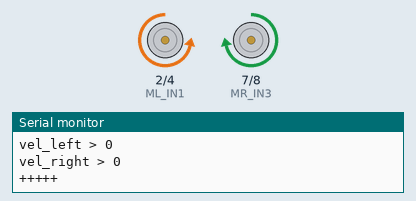
The sketch below on a simulated Arduino Uno, built with avr-gcc and run on an emulated ATmega328P. Parts: motor-driver pin pairs drawn as motors (green arrow = first pin HIGH = forward, orange = second pin HIGH = backward, longer = more drive, scaled by the enable pin), the last lines printed to the serial monitor.

Above: at 2.5 s.
At 5.5 s:
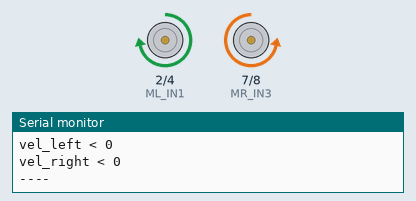
Timing chart, 0 to 20.5 s (numbered marks = the images above):
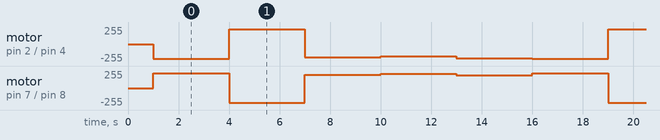

Measured:
- by itself, motor on pin 7 (MR_IN3) / pin 8 (MR_IN4): repeats every 15.0 s: backward 220/255 3.0 s, forward 200/255 3.0 s, forward 215/255 3.0 s, forward 190/255 3.0 s, forward 220/255 3.0 s
- by itself, motor on pin 2 (ML_IN1) / pin 4 (ML_IN2): repeats every 15.0 s: forward 220/255 3.0 s, backward 200/255 3.0 s, backward 185/255 3.0 s, backward 210/255 3.0 s, backward 220/255 3.0 s

The sketch:

project2_base_code.ino
```cpp
// ========================================================
// File Name: project2_base_code_1.ino
// Discription:
// AUE853 Projet 2: Autonous Boat Naviagation
// This artuino script is used to demo the basic movement
// of a boat which is configurated as a differential drive
// Author: Max, Yi
// Date: 11/11/2016
// Version: 1.0
//=========================================================

//=========================================================
// Import library
// For our motor driver, we only use the build in libarary
// of Arduino

//=========================================================
// Declare object
// For our motor driver, we only use the build in libarary
// of Arduino

//=========================================================
// Pin definition
// Pins for motor control
// The 6 pins of motor control are  defined here, you need
// to change the value to meet your hardware configuration
// Note: The enable pins of both motors must be a PWM pin
// Others can be normal Digital I/O pin.
#define ML_IN1 2   // For Motor 1 direction
#define ML_IN2 4   // For Motor 1 direction
#define ML_EN 3    // For Motor 1 speed
#define MR_IN3 7   // For Motor 2 direction
#define MR_IN4 8   // For Motor 2 direction
#define MR_EN 6    // For Motor 2 speed

//=========================================================
// Constant definition
// Index of motor
#define MOTOR_LEFT 1
#define MOTOR_RIGHT 2
// Set a limit for velocity and omega
#define OMEGA_LIMIT 20
#define VEL_LIMIT 235

// Control frequency
#define CONTROL_FREQ 20

//=========================================================.
// Global variables

//=========================================================
// User define functions
void set_motor_speed(int motor, int speed) {
  // The motor left and motor right are used as variables
  // here, but you should change either the code or your
  // hardware configuration to make the code match the
  // hardware


  // Set direction and speed for certain motor.
  // constrain speed into [0, 255]
  int vel_cmd = constrain(abs(speed), 0, 255);
  if (motor == MOTOR_LEFT){
    if (speed > 0) {
      // Turn the motor in one direction
      digitalWrite(ML_IN1, LOW);
      digitalWrite(ML_IN2, HIGH);
      analogWrite(ML_EN, vel_cmd);
      Serial.println("vel_left > 0");
    }
    else if (speed < 0) {
      // Turn the motor in another direction
      digitalWrite(ML_IN1, HIGH);
      digitalWrite(ML_IN2, LOW);
      analogWrite(ML_EN, vel_cmd);
      Serial.println("vel_left < 0");
    }
    else
    {
      // Stop the motor
      digitalWrite(ML_IN1, LOW);
      digitalWrite(ML_IN2, LOW);
      analogWrite(ML_EN, 0);
      Serial.println("vel_left = 0");

    }
  }
  else if (motor == MOTOR_RIGHT){
    if (speed > 0) {
      // Turn the motor in one direction
      digitalWrite(MR_IN3, HIGH);
      digitalWrite(MR_IN4, LOW);
      analogWrite(MR_EN,vel_cmd);
      Serial.println("vel_right > 0");
    }
    else if (speed < 0) {
      // Turn the motor in another direction
      digitalWrite(MR_IN3, LOW);
      digitalWrite(MR_IN4, HIGH);
      analogWrite(ML_EN,  vel_cmd);
      Serial.println("vel_right < 0");
    }
    else
    {
      // Stop the motor
      digitalWrite(MR_IN3, LOW);
      digitalWrite(MR_IN4, LOW);
      analogWrite(MR_EN, 0);
      Serial.println("vel_right = 0");

    }
  }
}

void set_boat_move(int vel, int omega){
  // This function is called to set the
  // linear and angular velocity of the
  // boat. You cna find the nutural position
  // of your boat by tuning the v and omega.

  // Linear and anglular velocity
  int v=constrain(vel, -VEL_LIMIT, VEL_LIMIT);
  int w=constrain(omega, -OMEGA_LIMIT, OMEGA_LIMIT);
  // Motor velocity command for both motors
  int vel_L = constrain(v+w, -255, 255);
  int vel_R = constrain(v-w, -255, 255);
  // Set speed for both motors
  set_motor_speed(MOTOR_LEFT, vel_L);
  set_motor_speed(MOTOR_RIGHT,vel_R);

}

//=========================================================
// Arduino Setup
void setup() {

  // Setup serial port
  Serial.begin(9600);

  // Init Pins
  // Set pin for motor drive
  pinMode(ML_IN1, OUTPUT);
  pinMode(ML_IN2, OUTPUT);
  pinMode(ML_EN, OUTPUT);
  pinMode(MR_IN3, OUTPUT);
  pinMode(MR_IN4, OUTPUT);
  pinMode(MR_EN, OUTPUT);

  // Set both motor speed as zero
  set_motor_speed(MOTOR_LEFT, 0);
  set_motor_speed(MOTOR_RIGHT, 0);

  // Wait for 1 second, let the system become stable
  delay(1000);

}

//=========================================================
// Arduino Loop
void loop() {
  //--------------------------------------
  // Test for set_motor_speed()
  // Set both motor speed
  set_motor_speed(MOTOR_LEFT, 220);
  set_motor_speed(MOTOR_RIGHT, 220);
  Serial.println("+++++");
  delay(3000);


  // Set both motor speed
  set_motor_speed(MOTOR_LEFT, -220);
  set_motor_speed(MOTOR_RIGHT, -220);
  Serial.println("----");
  delay(3000);
  //---------------------------------------

  //---------------------------------------
  // Test for set_boat_move()
  // Set both motor speed
  set_boat_move(200, 0);
  delay(3000);

  // Set both motor speed
  set_boat_move(200, -15);
  delay(3000);

  // Set both motor speed
  set_boat_move(200, 10);
  delay(3000);


}
```
